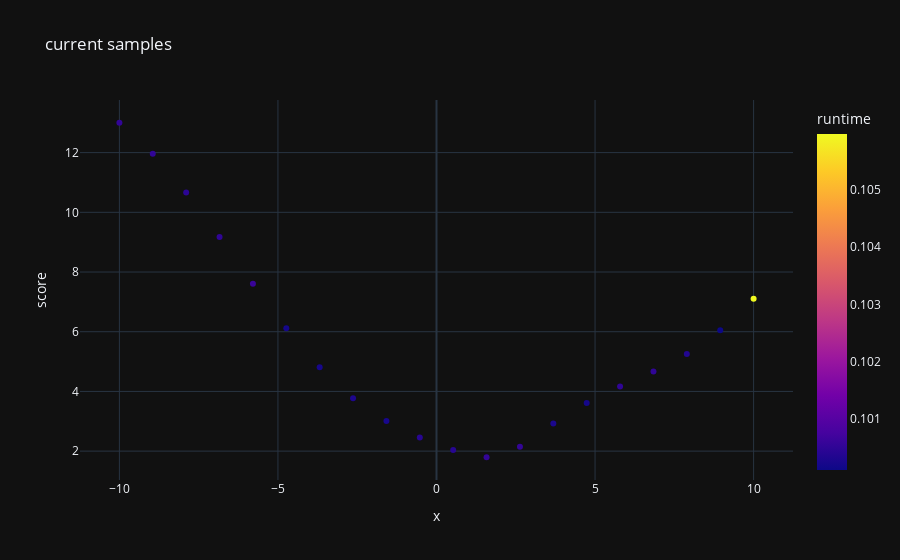

The cell this chart's notebook holds for it:
### Code cell
reload(cool)
search = cool.CoolSearch(
    f,
    {"x": (-10, 10)},
)
display(search.samples)
print(search)

print("example grid:")
display(search.get_grid(5))
search.grid_search(20)

px.scatter(
    search.samples,
    x="x",
    y="score",
    color="runtime",
    title="current samples",
)

### Figure 1 — Plotly figure (JSON) as saved in the notebook; plotly's stock layout.template omitted (floating-point values rounded to 4 significant figures)
{"data": [{"hovertemplate": "x=%{x}<br>score=%{y}<br>runtime=%{marker.color}<extra></extra>", "legendgroup": "", "marker": {"color": [0.1005, 0.1005, 0.1005, 0.1005, 0.1006, 0.1002, 0.1002, 0.1003, 0.1002, 0.1004, 0.1004, 0.1005, 0.1006, 0.1003, 0.1002, 0.1005, 0.1005, 0.1003, 0.1001, 0.106], "coloraxis": "coloraxis", "symbol": "circle"}, "mode": "markers", "name": "", "orientation": "v", "showlegend": false, "type": "scatter", "x": [-10, -8.947, -7.895, -6.842, -5.789, -4.737, -3.684, -2.632, -1.579, -0.5263, 0.5263, 1.579, 2.632, 3.684, 4.737, 5.789, 6.842, 7.895, 8.947, 10], "xaxis": "x", "y": [13.0, 11.96, 10.67, 9.174, 7.609, 6.112, 4.808, 3.771, 3.006, 2.457, 2.041, 1.795, 2.15, 2.922, 3.612, 4.164, 4.668, 5.258, 6.047, 7.103], "yaxis": "y"}], "layout": {"coloraxis": {"colorbar": {"title": {"text": "runtime"}}, "colorscale": [[0, "#0d0887"], [0.1111, "#46039f"], [0.2222, "#7201a8"], [0.3333, "#9c179e"], [0.4444, "#bd3786"], [0.5556, "#d8576b"], [0.6667, "#ed7953"], [0.7778, "#fb9f3a"], [0.8889, "#fdca26"], [1, "#f0f921"]]}, "legend": {"tracegroupgap": 0}, "title": {"text": "current samples"}, "xaxis": {"anchor": "y", "domain": [0, 1], "title": {"text": "x"}}, "yaxis": {"anchor": "x", "domain": [0, 1], "title": {"text": "score"}}}}
